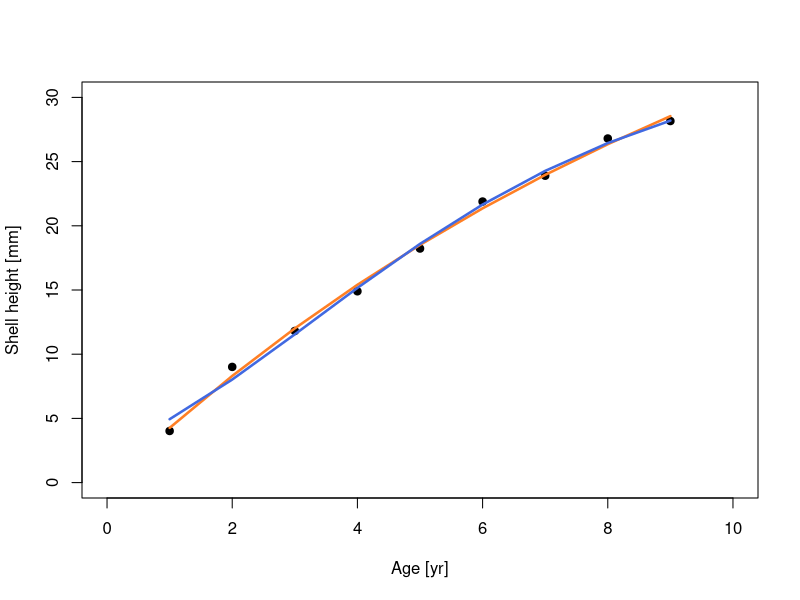

Here is the R script that generated this plot:
#R script to estimate maximum shell height of a specimen of the bivalve Angulus
#benedeni benedeni using Von Bertalanffy and Gompertz growth functions.

#uses R base function nls(), which calculates the best fit of user-supplied data
#to an user-defined function based on an nonlinear least squares algorithm.

#Part of the supplementary data to Wichern et al. (202x), 
#"The potential of high-resolution stable isotope records in the bivalve 
#Angulus benedeni shells to investigate Pliocene seasonality".

#For further explanation, see sect. 3.7, 4.4.2 of the main text, 
#or use ?nls for more information on the nls() function.

#Written by Nina M.A. Wichern


#define data                               
age <- 1:9                                                  #define estimated age [yr]
ht <- c(4.02,9.01,11.81,14.9,18.23,21.89,23.9,26.8,28.16)   #define estimated shell height at each year [mm]
dat <- data.frame(age, ht)                                  #combine age and height into a dataframe

#Von Bertalanffy Growth Function (VBFG)
h.asymp_VBGF<-45                                            #estimate initial asymptotic height
k_VBGF<-0.09                                                #estimate initial growth coefficient
c_VBGF<-0                                                   #estimate initial t0  

nlc=nls.control(maxiter=1000)                               #set maximum number of iterations. 
VBGF_nls <-nls(ht~a*(1-exp(-b*(age-c))),                    #set VBGF as the function to fit the data to
               start=list(a=h.asymp_VBGF,                   #and run nonlinear least-squares algorithm
                          b=k_VBGF,
                          c=c_VBGF),control=nlc)

summary(VBGF_nls)                                           #summary of estimated parameters


#Gompertz Growth Function
h.asymp_G<-40                                               #estimate initial asymptotic height
b_G<-0.9                                                    #estimate initial Gompertz parameter b
c_G<-0.22                                                   #estimate initial Gompertz parameter c

nlc=nls.control(maxiter=1000)                               #set maximum number of iterations
G_nls <-nls(ht~a*exp(-b*exp(-c*age)),                       #set G as the function to fit the data to
            start=list(a=h.asymp_G,                         #and run nonlinear least-squares algorithm
                       b=b_G,
                       c=c_G),control=nlc)

summary(G_nls)                                              #summary of estimated parameters


#Plotting the growth functions
plot(age, ht, xlab= "Age [yr]", ylab= "Shell height [mm]",  #plot age-shell height datapoints
     xlim = c(0, 10), ylim = c(0, 30), pch=19)

lines(age,predict(VBGF_nls), col = "chocolate1", lwd = 2.5) #add VBGF growth curve to plot

lines(age,predict(G_nls), col = "royalblue", lwd = 2.5)     #add Gompertz growth curve to plot

